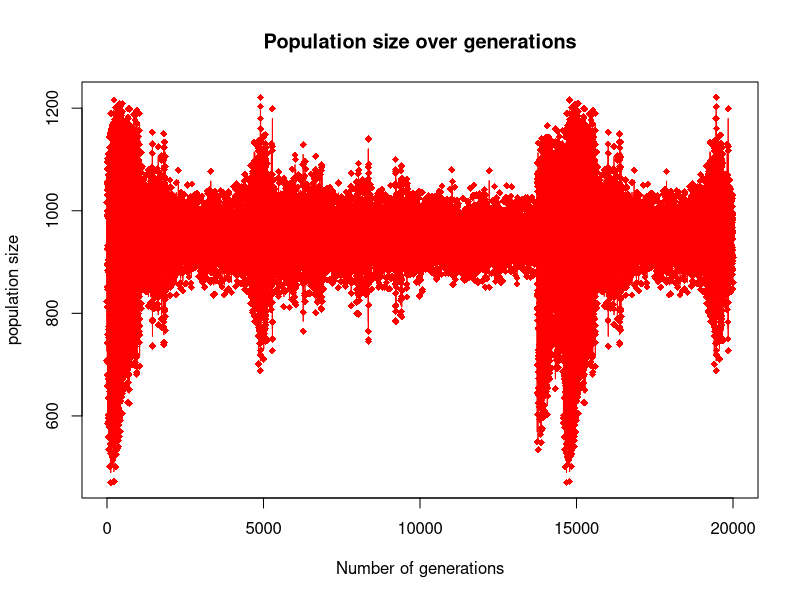

Generate this figure with R: (Note: this script raises an error after producing the figure.)
## ---- chunk 1
gen <- read.table("generations.txt")
gen$r <- gen$N / gen$K_means
x <- nrow(gen)
## ---- chunk 2
plot(1:x, 
     gen$N, 
     type="b", 
     pch=18, 
     col="red", 
     xlab="Number of generations", 
     ylab="population size", 
     main="Population size over generations")
## ---- chunk 3

## ---- chunk 4
plot(24890:24898, 
     gen$N[24890:24898], 
     type="b", 
     pch=18, 
     col="red", 
     xlab="Number of generations", 
     ylab="population size", 
     main="Population size (zoom on the weird peak)")
## ---- chunk 5
gen[24890:24898,]
## ---- chunk 6
plot(1:24880, 
     gen$N[1:24880], 
     type="b", 
     pch=18, 
     col="red", 
     xlab="Number of generations", 
     ylab="population size", 
     main="Population size (snapshot before peak)")
## ---- chunk 7
# plot the relative density of population with mutation
plot(1:x, 
     gen$r, 
     type="b", 
     pch=20, 
     col="blue", 
     xlab="Time in generations", 
     ylab="relative density N/mean(K)", 
     main="Evolution of the relative density over generations")
## ---- chunk 8
# plot the relative density of population with mutation
plot(1:24880, 
     gen$r[1:24880], 
     type="b", 
     pch=20, 
     col="blue", 
     xlab="Time in generations", 
     ylab="relative density N/mean(K)", 
     main="Evolution of the relative density (snapshot before peak)")
## ---- chunk 9
plot_mean_with_sd <- function(means, 
                              sd, 
                              interval=NULL, 
                              xlab="Time in generations", 
                              ylab=NULL, 
                              main=NULL) 
{
  if (is.null(interval)) {
    interval <- 1:length(means)
  }
  plot(interval, 
       means[interval], 
       type = 'l', 
       col="blue", 
       ylim=c(min(means-sd), max(means+sd)), 
       xlab=xlab, 
       ylab=ylab, 
       main=main)
  
  polygon(c(rev(interval), interval), 
          c(rev(means[interval]-sd[interval]),
            means[interval]+sd[interval]), 
          col = 'grey80', border = NA)
  
  lines(interval, means[interval], col="blue")
  lines(interval, means[interval]-sd[interval], lty = 'dashed', col = 'red')
  lines(interval, means[interval]+sd[interval], lty = 'dashed', col = 'red')
}
## ---- chunk 10
plot_mean_with_sd(gen$K_means, 
                  gen$K_sd, 
                  ylab="mean(K) \u00B1 sd(K)", 
                  main="Mean equilibrium density per generation and their standard deviation")
## ---- chunk 11
plot_mean_with_sd(gen$K_means, 
                  gen$K_sd, 
                  interval = 24880:24950,
                  ylab="mean(K) \u00B1 sd(K)", 
                  main="Equilibrium density (zoom around peak)")
## ---- chunk 12
plot_mean_with_sd(gen$c_means, 
                  gen$c_sd, 
                  ylab="mean(c) \u00B1 sd(c)", 
                  main="Mean complexity per generation and their standard deviation")
## ---- chunk 13
plot_mean_with_sd(gen$c_means, 
                  gen$c_sd, 
                  interval=24880:24900, 
                  ylab="mean(c) \u00B1 sd(c)", 
                  main="Complexity (zoom around peak)")
## ---- chunk 14
plot_mean_with_sd(gen$c_means, 
                  gen$c_sd, 
                  interval=24894:24898, 
                  ylab="mean(c) \u00B1 sd(c)", 
                  main="Complexity (closer zoom around peak)")
## ---- chunk 15
plot_mean_with_sd(gen$c_means, 
                  gen$c_sd, 
                  ylab="mean(lambda) \u00B1 sd(lambda)", 
                  main="Mean growth rate per generation and their standard deviation")
## ---- chunk 16
plot_mean_with_sd(gen$c_means, 
                  gen$c_sd, 
                  interval = 24880:24900,
                  ylab="mean(lambda) \u00B1 sd(lambda)", 
                  main="Growth rate (zoom around peak)")
## ---- chunk 17
plot_mean_with_sd(gen$c_means, 
                  gen$c_sd, 
                  interval = 24894:24898,
                  ylab="mean(lambda) \u00B1 sd(lambda)", 
                  main="Growth rate (closer zoom around peak)")
## ---- chunk 18
plot(1:x, 
     gen$fitness_means, 
     type = 'l', 
     col="blue", 
     xlab="Time in generations", 
     ylab="mean(fitness)", 
     main="Mean fitness per generation")
## ---- chunk 19
plot(1:24880, 
     gen$fitness_means[1:24880], 
     type = 'l', 
     col="blue", 
     xlab="Time in generations", 
     ylab="mean(fitness)", 
     main="Mean fitness per generation (snapshot before peak)")
